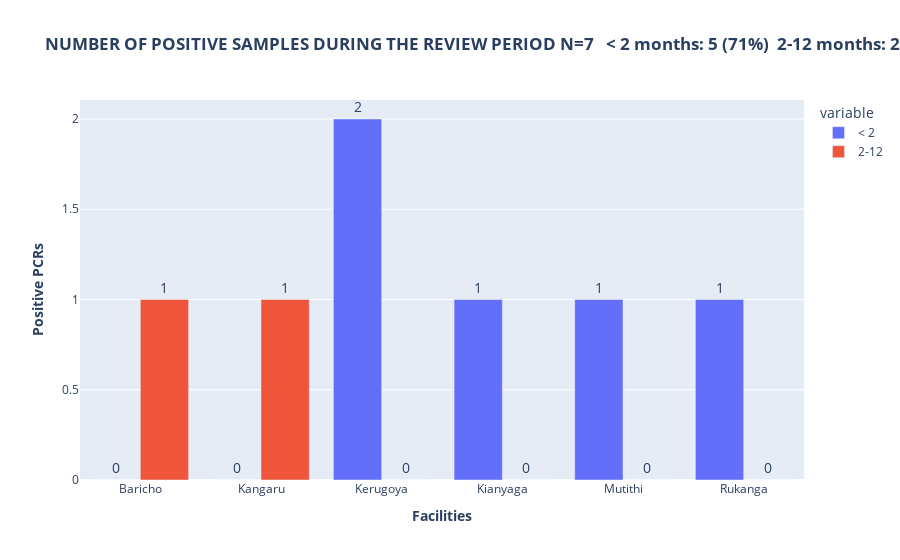

Notebook source saved alongside this figure:
### Code cell
fig=px.bar(facilities_pos,x='facilities',y=['< 2','2-12'],title="<b>NUMBER OF POSITIVE SAMPLES DURING THE REVIEW PERIOD"
           f" N={total}   < 2 months: {less_2_months} ({round(less_2_months/(less_2_months+two_to_twelve_months)*100,)}%)  2-12 months: {two_to_twelve_months} ({round(two_to_twelve_months/(less_2_months+two_to_twelve_months)*100,)}%)<b>",
           barmode='group')

texts=[facilities_pos['< 2'],facilities_pos['2-12']]
for i, t in enumerate(texts):
    fig.data[i].text = t
    fig.data[i].textposition = 'outside'
fig.update_layout(uniformtext_minsize=14, uniformtext_mode='hide')

# Set x-axis title
fig.update_xaxes(title_text="<b>Facilities<b>")

# Set y-axes titles
fig.update_yaxes(title_text="<b>Positive PCRs</b> ", secondary_y=False)
# fig.update_yaxes(title_text="<b>CONTRIBUTION TO HUB TX_CURR</b>", secondary_y=True)

fig.show()

### Figure 1 — Plotly figure (JSON) as saved in the notebook; plotly's stock layout.template omitted (floating-point values rounded to 4 significant figures)
{"data": [{"alignmentgroup": "True", "hovertemplate": "variable=< 2<br>facilities=%{x}<br>value=%{y}<extra></extra>", "legendgroup": "< 2", "marker": {"color": "#636efa"}, "name": "< 2", "offsetgroup": "< 2", "orientation": "v", "showlegend": true, "text": [0, 0, 2, 1, 1, 1], "textposition": "outside", "type": "bar", "x": ["Baricho", "Kangaru", "Kerugoya", "Kianyaga", "Mutithi", "Rukanga"], "xaxis": "x", "y": [0, 0, 2, 1, 1, 1], "yaxis": "y"}, {"alignmentgroup": "True", "hovertemplate": "variable=2-12<br>facilities=%{x}<br>value=%{y}<extra></extra>", "legendgroup": "2-12", "marker": {"color": "#EF553B"}, "name": "2-12", "offsetgroup": "2-12", "orientation": "v", "showlegend": true, "text": [1, 1, 0, 0, 0, 0], "textposition": "outside", "type": "bar", "x": ["Baricho", "Kangaru", "Kerugoya", "Kianyaga", "Mutithi", "Rukanga"], "xaxis": "x", "y": [1, 1, 0, 0, 0, 0], "yaxis": "y"}], "layout": {"barmode": "group", "legend": {"title": {"text": "variable"}, "tracegroupgap": 0}, "title": {"text": "<b>NUMBER OF POSITIVE SAMPLES DURING THE REVIEW PERIOD N=7   < 2 months: 5 (71%)  2-12 months: 2 (29%)<b>"}, "uniformtext": {"minsize": 14, "mode": "hide"}, "xaxis": {"anchor": "y", "domain": [0, 1], "title": {"text": "<b>Facilities<b>"}}, "yaxis": {"anchor": "x", "domain": [0, 1], "title": {"text": "<b>Positive PCRs</b> "}}}}
